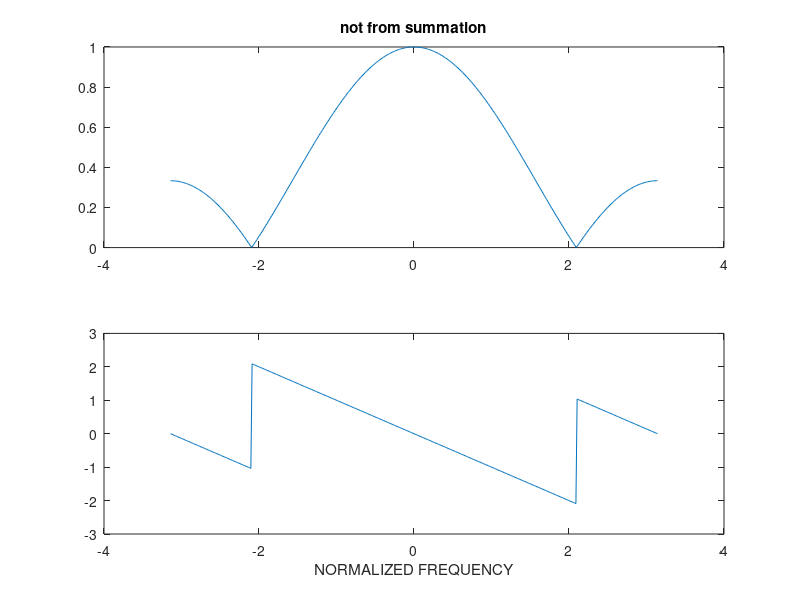
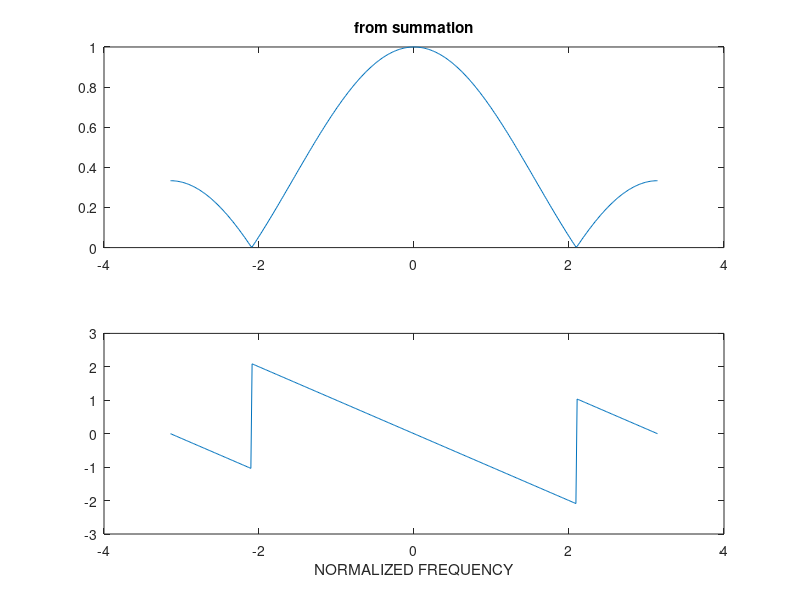

These figures' MATLAB source, in order:
%b
ww = -pi:(pi/200):pi;

H1 = ((2.*cos(ww) + 1)/3).*exp(-j.*ww);

subplot(2,1,1)
plot( ww, abs(H1) ) %<-- Magnitude
title('not from summation')
subplot(2,1,2)
plot( ww, angle(H1) ) %<-- Phase
xlabel('NORMALIZED FREQUENCY')



%c
figure(2)
bb = 1/3*ones(1,3);
H2 = freqz( bb, 1, ww);
subplot(2,1,1)
plot( ww, abs(H2) ) %<-- Magnitude
title('from summation')
subplot(2,1,2)
plot( ww, angle(H2) ) %<-- Phase
xlabel('NORMALIZED FREQUENCY')
